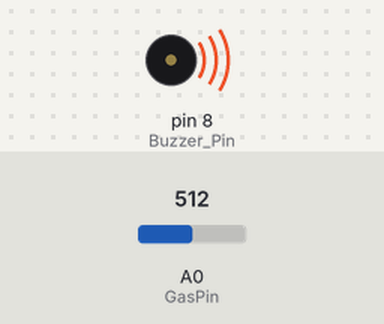
The sketch below on a simulated Arduino Uno, built with avr-gcc and run on an emulated ATmega328P. On the bench: buzzer (waves = sounding). The inputs (shaded band) are chosen by the test bench; at power-on: A0 (GasPin) = 512.

Above: at 0.1 s.
Timing chart, 0 to 1.6 s (numbered marks = the images above):
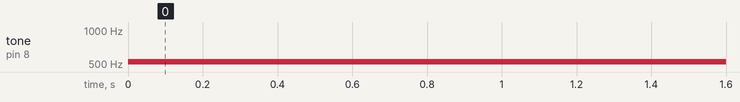

The sketch:

7_MQ2_Buzzer.ino
```cpp
int GasPin = A0;
int Buzzer_Pin = 8;

void setup() {
  pinMode(GasPin, INPUT);
  pinMode(Buzzer_Pin, OUTPUT);
}

void loop() {
  int Gas = analogRead(GasPin);

  if(Gas < 600)
    tone(Buzzer_Pin, 523);
  if(Gas > 600)
    tone(Buzzer_Pin, 659);

  delay(1000);
}
```

Measured:
- by itself, tone on pin 8 (Buzzer_Pin): silent → 523 Hz at 0.00 s
